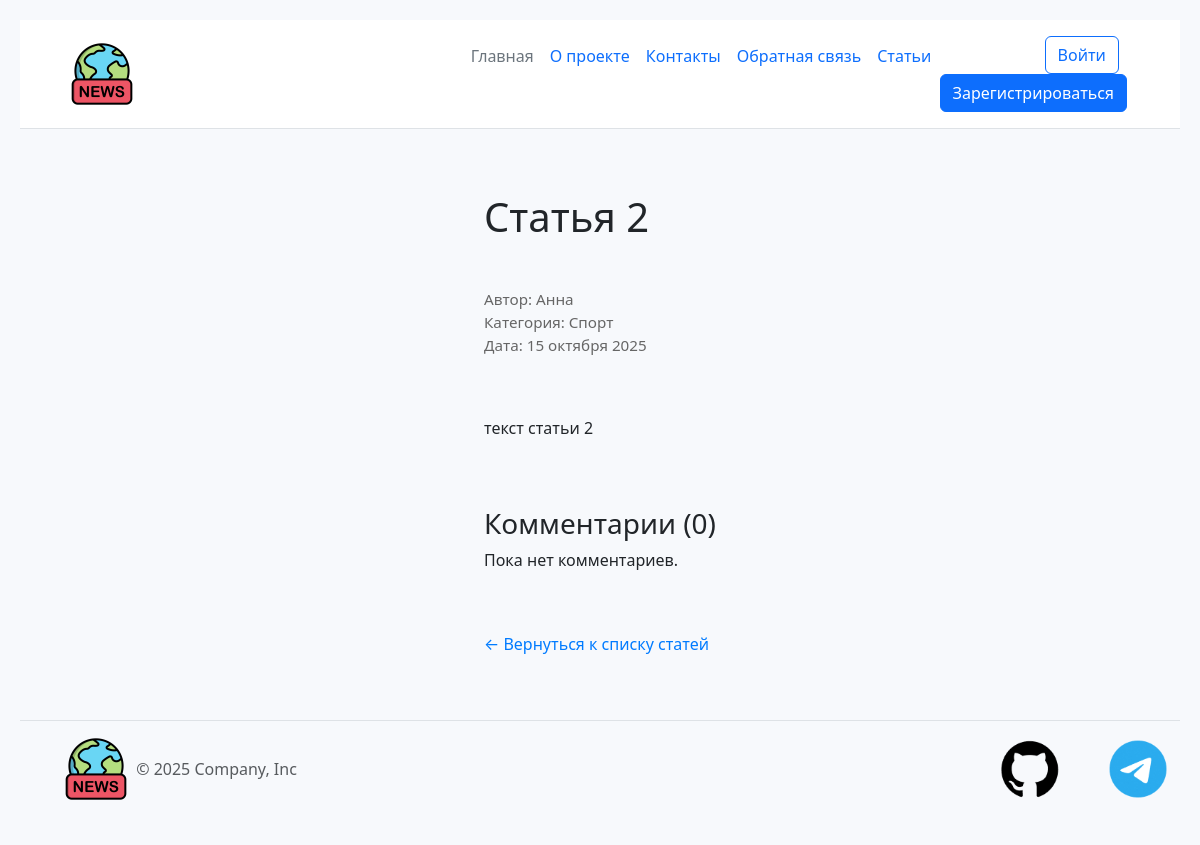
The page /news/2 on the database its author committed.
### models.py (models this page shows, shortened)
class Article(db.Model):
    __tablename__ = 'article'
    id = db.Column(db.Integer, primary_key=True)
    title = db.Column(db.String(200), nullable=False)
    text = db.Column(db.Text, nullable=False)
    category = db.Column(db.String(50), default="general")
    created_date = db.Column(db.DateTime(timezone=True), default=lambda: datetime.now(timezone.utc))
    user_id = db.Column(db.Integer, db.ForeignKey('user.id'), nullable=False)
    comments = db.relationship('Comment', backref='article', lazy=True, cascade='all, delete-orphan')

class User(UserMixin, db.Model):
    __tablename__ = 'user'
    id = db.Column(db.Integer, primary_key=True)
    name = db.Column(db.String(100), nullable=False)
    email = db.Column(db.String(100), unique=True, nullable=False)
    hashed_password = db.Column(db.String(255), nullable=False)
    created_date = db.Column(db.DateTime(timezone=True), default=lambda: datetime.now(timezone.utc))
    articles = db.relationship('Article', backref='author', lazy=True, cascade='all, delete-orphan')

### app.py (the view, shortened to what this page needs)
@app.route("/news/<int:id>", methods=['GET', 'POST'])
def article_content(id):
    article = Article.query.get(id)
    comments = Comment.query.filter_by(article_id=id).order_by(Comment.created_date.desc()).all()
    return render_template('article_content.html', article=article, comments=comments, CATEGORIES=CATEGORIES)

### app.py (called while the page is built)
def russian_date(value):
    if isinstance(value, (datetime, date)):
        months = [
    'января', 'февраля', 'марта', 'апреля', 'мая', 'июня',
    'июля', 'августа', 'сентября', 'октября', 'ноября', 'декабря'
    ]
        return f"{value.day} {months[value.month - 1]} {value.year}"
    return value

### templates/article_content.html (shortened to what this page needs)
{% extends 'base.html' %}
{% block content %}
<div class="container" style="max-width: 800px; margin: 0 auto;">
    <h1>{{ article.title }}</h1>
    <div class="meta" style="margin: 15px 0; color: #666; font-size: 0.95em;">
        <span>Автор: {{ article.author.name }}</span> <br>
        <span>Категория: {{ CATEGORIES.get(article.category, article.category) }}</span><br>
        <span>Дата: {{ article.created_date | russian_date }}</span>
    </div>
    <div class="article-text" style="line-height: 1.7; margin-top: 20px;">
        {{ article.text }}
    </div>
    <div style="margin-top: 40px;">
        <h3>Комментарии ({{ comments|length }})</h3>
        {% if comments %}
            {% for comment in comments %}
            <div style="margin-top: 15px; padding: 10px; background: #f9f9f9; border-radius: 6px;">
                <div style="font-weight: bold; color: #333;">{{ comment.author_name }}</div>
                <div style="font-size: 0.9em; color: #777; margin: 5px 0;">
                    {{ comment.created_date | russian_date }}
                </div>
                <div style="margin-top: 8px;">{{ comment.text | safe }}</div>
            </div>
            {% endfor %}
        {% else %}
            <p>Пока нет комментариев.</p>
        {% endif %}
    </div>
    <a href="{{ url_for('index') }}" style="display: inline-block; margin-top: 20px; color: #007bff; text-decoration: none;">
        ← Вернуться к списку статей
    </a>
</div>
{% endblock %}

### static/css/main.css (style rules this page uses)
:root { --gradient-1: linear-gradient(135deg, #FF3366, #FF9933); --gradient-2: linear-gradient(135deg, #36D1DC, #5B86E5); --gradient-3: linear-gradient(135deg, #9733EE, #FF3366); --shadow: 0 10px 30px rgba(0, 0, 0, 0.15); --transition: all 0.4s cubic-bezier(0.33, 1, 0.68, 1); --border-radius: 16px; }
* { margin: 0; padding: 0; box-sizing: border-box; font-family: 'Segoe UI', system-ui, -apple-system, BlinkMacSystemFont, sans-serif; }
body { display: flex; background-color: #f7f9fc; min-height: 100vh; padding: 20px; overflow-x: hidden; }
.container { width: 100%; display: flex; flex-direction: column; gap: 24px; }

### rows shown on the page
Article: title "Статья 2", get "Спорт", created_date|russian_date "15 октября 2025", text "текст статьи 2"
User: author.name "Анна"

### other values the page prints
{{ comments|length }} "0"
